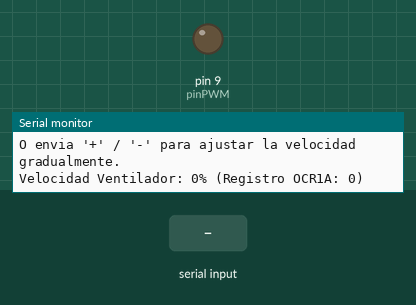
This sketch was run on a simulated Arduino Uno, built with avr-gcc and run on an emulated ATmega328P. Parts: output pins drawn as LEDs (lit = HIGH), the last lines printed to the serial monitor. The inputs (shaded band) are chosen by the test bench.

Above: at 1.3 s.
1.4 s: "+" received over Serial
At 2.2 s:
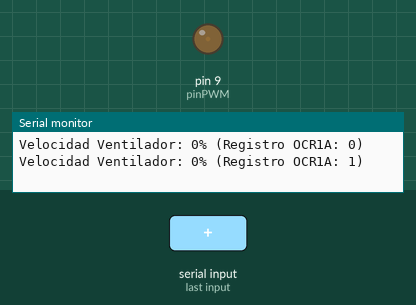
2.9 s: "90,45\n" received over Serial
At 3.6 s:
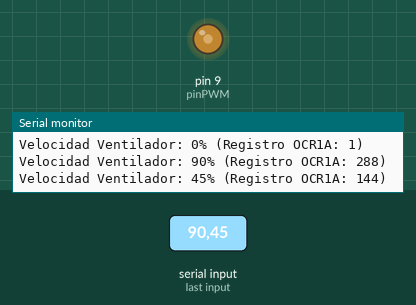
4.4 s: "90\n" received over Serial
At 5.8 s:
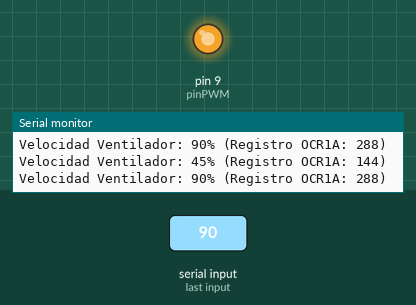
Timing chart, 0 to 7.4 s (numbered marks = the images above; inputs shaded):
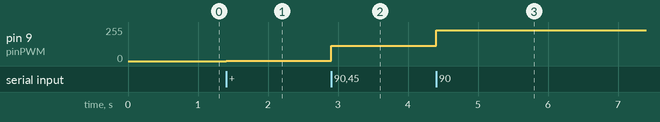

Measured:
- after the input at 1.4 s, pin 9 (pinPWM): 0/255 → 1/255 at once
- after the input at 2.9 s, pin 9 (pinPWM): 1/255 → 115/255 at once
- after the input at 4.4 s, pin 9 (pinPWM): 115/255 → 230/255 at once

The sketch:

ControlPWM.ino
```cpp
// El Pin 9 está ligado al canal A del Timer 1 (OC1A)
const int pinPWM = 9;

// Variable para el Duty Cycle (rango de 0 a 320 para 25kHz)
int valorPWM = 0;

// El paso de incremento/decremento (aprox. 10% de 320 es 32)
const int paso = 1; // Modificado a 32 para que realmente aumente/disminuya un ~10%

void setup() {
  Serial.begin(9600);

  // Configurar el Pin 9 como salida
  pinMode(pinPWM, OUTPUT);

  // --- CONFIGURACIÓN DEL TIMER 1 PARA 25 kHz ---
  TCCR1A = 0;
  TCCR1B = 0;
  TCNT1  = 0;

  // Configurar Modo 10: PWM con corrección de fase y frecuencia (TOP en ICR1)
  TCCR1A |= (1 << COM1A1);              // Limpiar OC1A al subir, setear al bajar
  TCCR1B |= (1 << WGM13) | (1 << CS10); // Prescaler = 1 (sin división de reloj)

  // Definir el valor TOP en el registro ICR1 para fijar la frecuencia a 25 kHz
  // TOP = 16,000,000 Hz / (2 * 1 * 25,000 Hz) = 320
  ICR1 = 320;

  // Inicializar el ventilador apagado (0% Duty Cycle)
  OCR1A = 0;

  Serial.println("--- Control de Ventilador Delta (25 kHz) ---");
  Serial.println("Envia un numero de 0 a 100 para fijar el porcentaje directamente.");
  Serial.println("O envia '+' / '-' para ajustar la velocidad gradualmente.");
  mostrarEstado();
}

void loop() {
  if (Serial.available() > 0) {
    // Miramos el primer carácter sin sacarlo del búfer para saber si es un comando o un número
    char primerCaracter = Serial.peek();

    if (primerCaracter == '+' || primerCaracter == '-') {
      // Si es un signo, lo leemos de forma normal
      char comando = Serial.read();

      if (comando == '+') {
        valorPWM += paso;
        if (valorPWM > 320) valorPWM = 0; // Límite superior 100%
      }
      else if (comando == '-') {
        valorPWM -= paso;
        if (valorPWM < 0) valorPWM = 320;     // Límite inferior 0%
      }

      // Aplicar el nuevo Duty Cycle directamente al registro del Timer 1
      OCR1A = valorPWM;
      mostrarEstado();
    }
    else if (isDigit(primerCaracter)) {
      // Si el primer carácter es un número, leemos el entero completo (ej. "44")
      int porcentajeEntrada = Serial.parseInt();

      // Aseguramos que el porcentaje esté entre 0 y 100%
      porcentajeEntrada = constrain(porcentajeEntrada, 0, 100);

      // Convertimos el porcentaje (0-100) al rango del registro del Timer (0-320)
      valorPWM = map(porcentajeEntrada, 0, 100, 0, 320);

      // Aplicar al registro del Timer 1
      OCR1A = valorPWM;
      mostrarEstado();
    }
    else {
      // Descartar cualquier otro carácter basura (como saltos de línea \n o \r)
      Serial.read();
    }
  }
}

void mostrarEstado() {
  // Calculamos el porcentaje real en base al nuevo rango (0 a 320)
  int porcentaje = map(valorPWM, 0, 320, 0, 100);

  Serial.print("Velocidad Ventilador: ");
  Serial.print(porcentaje);
  Serial.print("% (Registro OCR1A: ");
  Serial.print(valorPWM);
  Serial.println(")");
}
```
